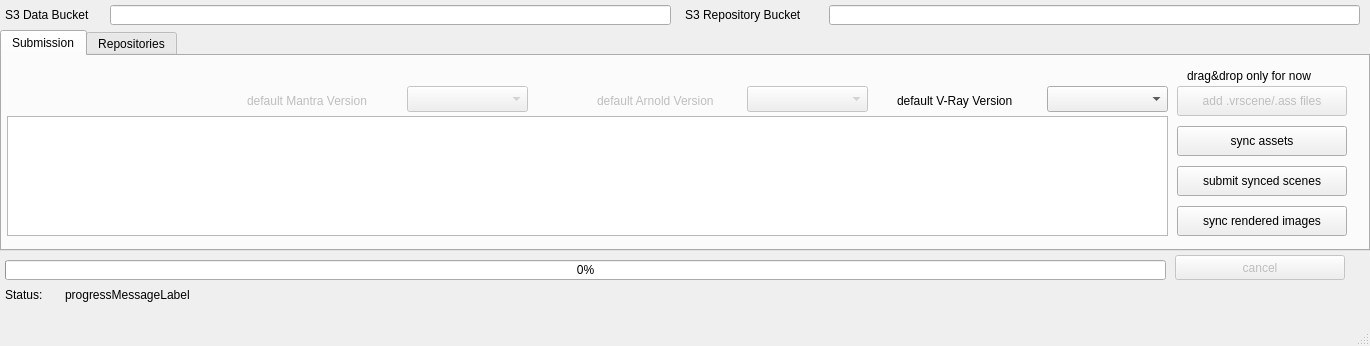
<?xml version="1.0" encoding="UTF-8"?>
<ui version="4.0">
 <class>OpenCloudRenderSubmit</class>
 <widget class="QMainWindow" name="OpenCloudRenderSubmit">
  <property name="geometry">
   <rect>
    <x>0</x>
    <y>0</y>
    <width>1370</width>
    <height>346</height>
   </rect>
  </property>
  <property name="acceptDrops">
   <bool>true</bool>
  </property>
  <property name="windowTitle">
   <string>OpenCloudRender</string>
  </property>
  <widget class="QWidget" name="centralwidget">
   <widget class="QTabWidget" name="tabWidget">
    <property name="geometry">
     <rect>
      <x>0</x>
      <y>30</y>
      <width>1370</width>
      <height>221</height>
     </rect>
    </property>
    <property name="currentIndex">
     <number>0</number>
    </property>
    <property name="movable">
     <bool>false</bool>
    </property>
    <widget class="QWidget" name="submissionTab">
     <attribute name="title">
      <string>Submission</string>
     </attribute>
     <widget class="QComboBox" name="arnoldVersionComboBox">
      <property name="enabled">
       <bool>false</bool>
      </property>
      <property name="geometry">
       <rect>
        <x>745</x>
        <y>30</y>
        <width>121</width>
        <height>26</height>
       </rect>
      </property>
     </widget>
     <widget class="QComboBox" name="vrayVersionComboBox">
      <property name="geometry">
       <rect>
        <x>1045</x>
        <y>30</y>
        <width>121</width>
        <height>26</height>
       </rect>
      </property>
     </widget>
     <widget class="QPushButton" name="submitScenesButton">
      <property name="geometry">
       <rect>
        <x>1175</x>
        <y>110</y>
        <width>170</width>
        <height>30</height>
       </rect>
      </property>
      <property name="text">
       <string>submit synced scenes</string>
      </property>
     </widget>
     <widget class="QComboBox" name="mantraVersionComboBox">
      <property name="enabled">
       <bool>false</bool>
      </property>
      <property name="geometry">
       <rect>
        <x>405</x>
        <y>30</y>
        <width>121</width>
        <height>26</height>
       </rect>
      </property>
     </widget>
     <widget class="QPushButton" name="syncAssetsButton">
      <property name="geometry">
       <rect>
        <x>1175</x>
        <y>70</y>
        <width>170</width>
        <height>30</height>
       </rect>
      </property>
      <property name="text">
       <string>sync assets</string>
      </property>
     </widget>
     <widget class="QTableView" name="scenesTableView">
      <property name="geometry">
       <rect>
        <x>5</x>
        <y>60</y>
        <width>1161</width>
        <height>120</height>
       </rect>
      </property>
      <property name="acceptDrops">
       <bool>true</bool>
      </property>
     </widget>
     <widget class="QPushButton" name="addScenesButton">
      <property name="enabled">
       <bool>false</bool>
      </property>
      <property name="geometry">
       <rect>
        <x>1175</x>
        <y>30</y>
        <width>170</width>
        <height>30</height>
       </rect>
      </property>
      <property name="text">
       <string>add .vrscene/.ass files</string>
      </property>
     </widget>
     <widget class="QLabel" name="arnoldVersionLabel">
      <property name="enabled">
       <bool>false</bool>
      </property>
      <property name="geometry">
       <rect>
        <x>595</x>
        <y>35</y>
        <width>141</width>
        <height>20</height>
       </rect>
      </property>
      <property name="text">
       <string>default Arnold Version</string>
      </property>
     </widget>
     <widget class="QLabel" name="dragDropOnlyLabel">
      <property name="geometry">
       <rect>
        <x>1185</x>
        <y>10</y>
        <width>151</width>
        <height>20</height>
       </rect>
      </property>
      <property name="text">
       <string>drag&amp;drop only for now</string>
      </property>
     </widget>
     <widget class="QLabel" name="vrayVersionLabel">
      <property name="geometry">
       <rect>
        <x>895</x>
        <y>35</y>
        <width>141</width>
        <height>20</height>
       </rect>
      </property>
      <property name="text">
       <string>default V-Ray Version</string>
      </property>
     </widget>
     <widget class="QPushButton" name="syncImagesButton">
      <property name="geometry">
       <rect>
        <x>1175</x>
        <y>150</y>
        <width>170</width>
        <height>30</height>
       </rect>
      </property>
      <property name="text">
       <string>sync rendered images</string>
      </property>
     </widget>
     <widget class="QLabel" name="mantraVersionLabel">
      <property name="enabled">
       <bool>false</bool>
      </property>
      <property name="geometry">
       <rect>
        <x>245</x>
        <y>35</y>
        <width>151</width>
        <height>20</height>
       </rect>
      </property>
      <property name="text">
       <string>default Mantra Version</string>
      </property>
     </widget>
    </widget>
    <widget class="QWidget" name="repoTab">
     <attribute name="title">
      <string>Repositories</string>
     </attribute>
     <widget class="QPushButton" name="syncVrayRepoButton">
      <property name="geometry">
       <rect>
        <x>680</x>
        <y>30</y>
        <width>141</width>
        <height>20</height>
       </rect>
      </property>
      <property name="text">
       <string>sync Vray repo</string>
      </property>
     </widget>
     <widget class="QLineEdit" name="vrayRepoRootDirLineEdit">
      <property name="geometry">
       <rect>
        <x>140</x>
        <y>30</y>
        <width>531</width>
        <height>20</height>
       </rect>
      </property>
      <property name="text">
       <string>/opt/vray</string>
      </property>
     </widget>
     <widget class="QLabel" name="vrayRepoRootDirLabel">
      <property name="geometry">
       <rect>
        <x>20</x>
        <y>30</y>
        <width>121</width>
        <height>20</height>
       </rect>
      </property>
      <property name="text">
       <string>local Vray repo</string>
      </property>
     </widget>
     <widget class="QLineEdit" name="houdiniRepoRootDirLineEdit">
      <property name="geometry">
       <rect>
        <x>140</x>
        <y>60</y>
        <width>531</width>
        <height>20</height>
       </rect>
      </property>
      <property name="text">
       <string>/opt/</string>
      </property>
     </widget>
     <widget class="QPushButton" name="syncHoudiniRepoButton">
      <property name="geometry">
       <rect>
        <x>680</x>
        <y>60</y>
        <width>141</width>
        <height>20</height>
       </rect>
      </property>
      <property name="text">
       <string>sync Houdini repo</string>
      </property>
     </widget>
     <widget class="QLabel" name="houdiniRepoRootDirLabel">
      <property name="geometry">
       <rect>
        <x>20</x>
        <y>60</y>
        <width>121</width>
        <height>20</height>
       </rect>
      </property>
      <property name="text">
       <string>local Houdini repo</string>
      </property>
     </widget>
     <widget class="QLineEdit" name="arnoldRepoRootDirLineEdit">
      <property name="geometry">
       <rect>
        <x>140</x>
        <y>90</y>
        <width>531</width>
        <height>20</height>
       </rect>
      </property>
      <property name="text">
       <string>/opt/arnold</string>
      </property>
     </widget>
     <widget class="QPushButton" name="syncArnoldRepoButton">
      <property name="geometry">
       <rect>
        <x>680</x>
        <y>90</y>
        <width>141</width>
        <height>20</height>
       </rect>
      </property>
      <property name="text">
       <string>sync Arnold repo</string>
      </property>
     </widget>
     <widget class="QLabel" name="arnoldRepoRootDirLabel">
      <property name="geometry">
       <rect>
        <x>20</x>
        <y>90</y>
        <width>121</width>
        <height>20</height>
       </rect>
      </property>
      <property name="text">
       <string>local Arnold repo</string>
      </property>
     </widget>
     <widget class="QLineEdit" name="vrayRepoExcludesLineEdit">
      <property name="geometry">
       <rect>
        <x>890</x>
        <y>30</y>
        <width>465</width>
        <height>20</height>
       </rect>
      </property>
      <property name="text">
       <string>*docs*,*samples*</string>
      </property>
     </widget>
     <widget class="QLabel" name="vrayRepoExcludesLabel">
      <property name="geometry">
       <rect>
        <x>830</x>
        <y>30</y>
        <width>61</width>
        <height>20</height>
       </rect>
      </property>
      <property name="text">
       <string>exclude:</string>
      </property>
     </widget>
     <widget class="QLineEdit" name="vrayRepoExcludesLineEdit_2">
      <property name="geometry">
       <rect>
        <x>890</x>
        <y>60</y>
        <width>465</width>
        <height>20</height>
       </rect>
      </property>
      <property name="text">
       <string>*toolkit*</string>
      </property>
     </widget>
     <widget class="QLabel" name="vrayRepoExcludesLabel_2">
      <property name="geometry">
       <rect>
        <x>830</x>
        <y>60</y>
        <width>61</width>
        <height>20</height>
       </rect>
      </property>
      <property name="text">
       <string>exclude:</string>
      </property>
     </widget>
     <widget class="QLineEdit" name="vrayRepoExcludesLineEdit_3">
      <property name="geometry">
       <rect>
        <x>890</x>
        <y>90</y>
        <width>465</width>
        <height>20</height>
       </rect>
      </property>
      <property name="text">
       <string>*noidea*</string>
      </property>
     </widget>
     <widget class="QLabel" name="vrayRepoExcludesLabel_3">
      <property name="geometry">
       <rect>
        <x>830</x>
        <y>90</y>
        <width>61</width>
        <height>20</height>
       </rect>
      </property>
      <property name="text">
       <string>exclude:</string>
      </property>
     </widget>
    </widget>
   </widget>
   <widget class="QLineEdit" name="repoBucketName">
    <property name="geometry">
     <rect>
      <x>829</x>
      <y>5</y>
      <width>531</width>
      <height>20</height>
     </rect>
    </property>
   </widget>
   <widget class="QLabel" name="repoBucketNameLabel">
    <property name="geometry">
     <rect>
      <x>685</x>
      <y>5</y>
      <width>140</width>
      <height>20</height>
     </rect>
    </property>
    <property name="text">
     <string>S3 Repository Bucket</string>
    </property>
   </widget>
   <widget class="QLabel" name="dataBucketNameLabel">
    <property name="geometry">
     <rect>
      <x>5</x>
      <y>5</y>
      <width>100</width>
      <height>20</height>
     </rect>
    </property>
    <property name="text">
     <string>S3 Data Bucket</string>
    </property>
   </widget>
   <widget class="QLineEdit" name="dataBucketName">
    <property name="geometry">
     <rect>
      <x>110</x>
      <y>5</y>
      <width>561</width>
      <height>20</height>
     </rect>
    </property>
   </widget>
   <widget class="QLabel" name="progressMessagelabel">
    <property name="geometry">
     <rect>
      <x>65</x>
      <y>285</y>
      <width>1285</width>
      <height>20</height>
     </rect>
    </property>
    <property name="text">
     <string>progressMessageLabel</string>
    </property>
   </widget>
   <widget class="QLabel" name="statusLabel">
    <property name="geometry">
     <rect>
      <x>5</x>
      <y>285</y>
      <width>50</width>
      <height>20</height>
     </rect>
    </property>
    <property name="text">
     <string>Status:</string>
    </property>
   </widget>
   <widget class="QPushButton" name="cancelButton">
    <property name="enabled">
     <bool>false</bool>
    </property>
    <property name="geometry">
     <rect>
      <x>1175</x>
      <y>255</y>
      <width>170</width>
      <height>25</height>
     </rect>
    </property>
    <property name="text">
     <string>cancel</string>
    </property>
   </widget>
   <widget class="QProgressBar" name="progressBar">
    <property name="geometry">
     <rect>
      <x>5</x>
      <y>260</y>
      <width>1161</width>
      <height>20</height>
     </rect>
    </property>
    <property name="value">
     <number>0</number>
    </property>
   </widget>
   <zorder>tabWidget</zorder>
   <zorder>repoBucketName</zorder>
   <zorder>repoBucketNameLabel</zorder>
   <zorder>dataBucketNameLabel</zorder>
   <zorder>dataBucketName</zorder>
   <zorder>repoBucketName</zorder>
   <zorder>repoBucketNameLabel</zorder>
   <zorder>dataBucketNameLabel</zorder>
   <zorder>dataBucketName</zorder>
   <zorder>progressMessagelabel</zorder>
   <zorder>statusLabel</zorder>
   <zorder>cancelButton</zorder>
   <zorder>progressBar</zorder>
  </widget>
  <widget class="QMenuBar" name="menubar">
   <property name="geometry">
    <rect>
     <x>0</x>
     <y>0</y>
     <width>1370</width>
     <height>20</height>
    </rect>
   </property>
  </widget>
  <widget class="QStatusBar" name="statusbar"/>
 </widget>
 <resources/>
 <connections/>
</ui>
